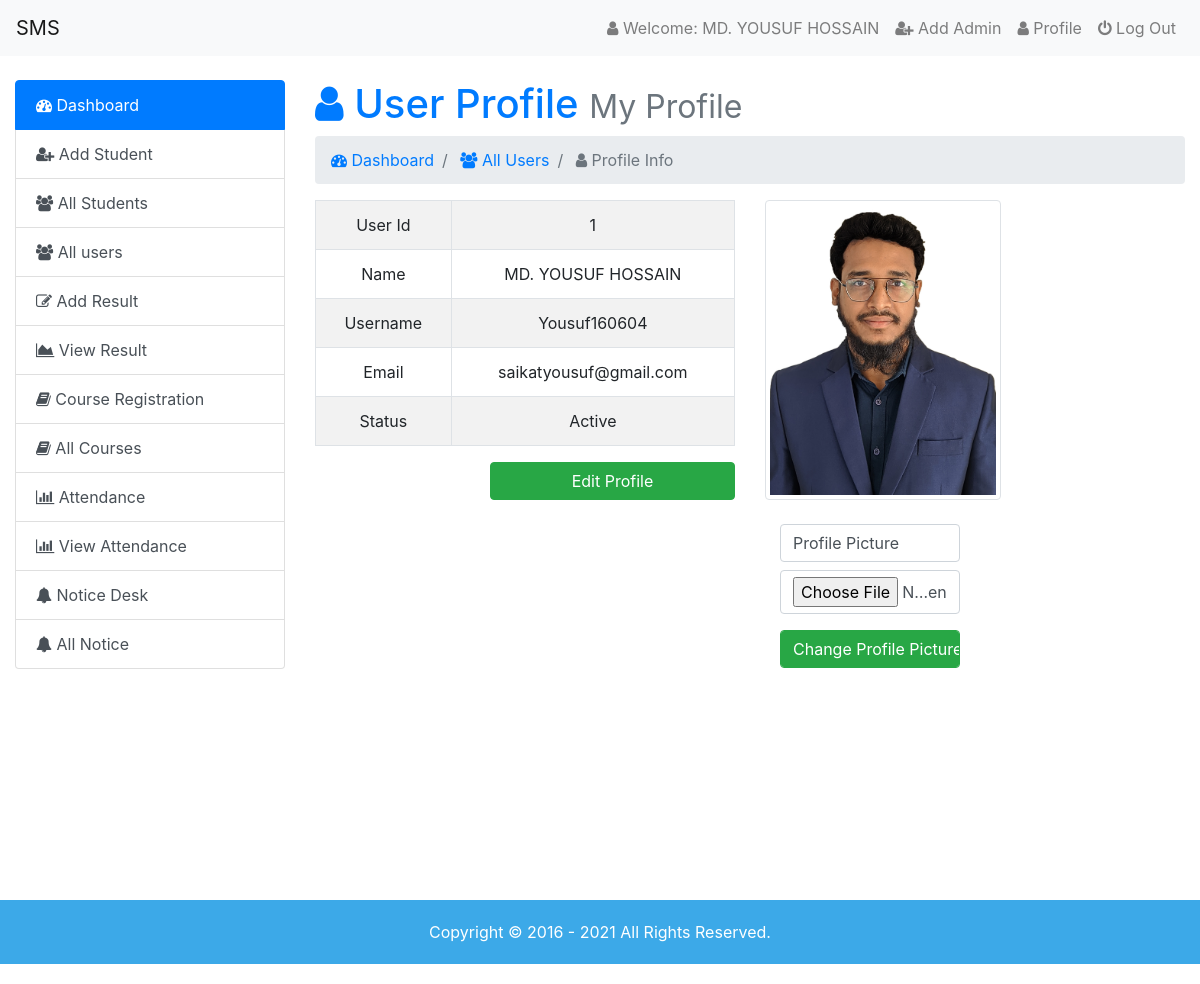
Page /admin/index.php?page=userprofile (signed in) on the committed database.
### tables this page shows
CREATE TABLE `user` (
  `id` int(5) NOT NULL,
  `name` varchar(100) NOT NULL,
  `email` varchar(50) NOT NULL,
  `username` varchar(50) NOT NULL,
  `password` varchar(100) NOT NULL,
  `photo` varchar(50) NOT NULL,
  `status` varchar(10) NOT NULL
);

### admin/userprofile.php (the view, shortened to what this page needs)
<h1 class="text-primary"> <i class="fa fa-user"></i> User Profile <small class="text-muted"> My Profile</small></h1>
<nav aria-label="breadcrumb">
	<ol class="breadcrumb">
    <li class="breadcrumb-item active" aria-current="page"> <a href="index.php?page=dashboard"><i class="fa fa-dashboard"></i> Dashboard</a> </li>
    <li class="breadcrumb-item active" aria-current="page"> <a href="index.php?page=alluser"><i class="fa fa-users"></i> All Users</a> </li>
		<li class="breadcrumb-item active" aria-current="page"> <i class="fa fa-user"></i> Profile Info</li>
	</ol>
</nav>
<?php
require_once 'dbcon.php';
$session_user=$_SESSION['user_login'];
$user_data=mysqli_query($link,"SELECT * FROM `user` WHERE `username`='$session_user';");
$db_data=mysqli_fetch_assoc($user_data);
 ?>
<div class="row">
  <div class="col-sm-6">
    <table class="table table-bordered table-hover table-striped text-center">
      <tr>
        <td>User Id</td>
        <td><?php echo $db_data['id']; ?></td>
      </tr>
      <tr>
        <td>Name</td>
        <td><?php echo ucwords($db_data['name']); ?></td>
      </tr>
      <tr>
        <td>Username</td>
        <td><?php echo $db_data['username']; ?></td>
      </tr>
      <tr>
        <td>Email</td>
        <td><?php echo $db_data['email']; ?></td>
      </tr>
      <tr>
        <td>Status</td>
        <td><?php echo ucwords($db_data['status']); ?></td>
      </tr>
    </table>
    <a href="index.php?page=updateuser&id=<?php echo base64_encode($db_data['id']); ?>" class="btn btn-success col-sm-7 float-right">Edit Profile</a>
  </div>
  <div class="col-sm-6">
    <a href="#" class="">
      <img src="images/<?php echo $db_data['photo']; ?>" alt="" style="max-height: 300px;" class="img-thumbnail">
    </a>
    <br><br>
    <form class="form-group col-sm-6" action="" method="post" enctype="multipart/form-data">
      <label for="photo" class="form-control">Profile Picture</label>
      <input type="file" name="photo" required="" id="photo" class="form-control">
      <input type="submit" name="submitphoto" value="Change Profile Picture" class="form-control btn btn-success col-sm-12 mt-3">
    </form>
  </div>
</div>

### admin/index.php (shortened to what this page needs)
<?php
require_once'dbcon.php';
	$admin=$_SESSION['user_login'];
	$query=mysqli_query($link,"SELECT * FROM `user` WHERE `username`='$admin';");
	$result=mysqli_fetch_assoc($query);
 ?>
<!DOCTYPE html>
<html>
<head>
	<link rel="stylesheet" href="../css/bootstrap.min.css">
	<link rel="stylesheet" type="text/css" href="../css/style.css">
	<link rel="stylesheet" href="../css/font-awesome.min.css">
	<link rel="stylesheet" href="../css/dataTables.bootstrap4.min.css">
</head>
	<body>
		<nav class="navbar navbar-expand-lg navbar-light bg-light">
		  <a class="navbar-brand" href="index.php?page=dashboard">SMS</a>
		  <div class="collapse navbar-collapse" id="navbarSupportedContent">
		    <ul class="navbar-nav ml-auto">
		      <li class="nav-item">
		        <a class="nav-link" href="index.php?page=dashboard"><i class="fa fa-user"></i> Welcome: <?php echo $result['name']; ?></a>
		      </li>
					<li class="nav-item">
		        <a class="nav-link" href="register.php"><i class="fa fa-user-plus"></i> Add Admin</a>
		      </li>
					<li class="nav-item">
		        <a class="nav-link" href="index.php?page=userprofile"><i class="fa fa-user"></i> Profile</a>
		      </li>
					<li class="nav-item">
		        <a class="nav-link" href="logout.php"><i class="fa fa-power-off"></i> Log Out</a>
		      </li>
		    </ul>
		  </div>
		</nav>
		<div class="container-fluid mt-4">
			<div class="row">
				<div class="col-sm-3">
					<div class="list-group">
					  <a href="index.php?page=dashboard" class="list-group-item list-group-item-action active">
							<i class="fa fa-dashboard"></i>
						     Dashboard
					  </a>
					  <a href="index.php?page=addstudent" class="list-group-item list-group-item-action"><i class="fa fa-user-plus"></i> Add Student</a>
					  <a href="index.php?page=allstudent" class="list-group-item list-group-item-action"><i class="fa fa-users"></i> All Students</a>
					  <a href="index.php?page=alluser" class="list-group-item list-group-item-action "><i class="fa fa-users"></i> All users</a>
						<a href="index.php?page=addresult" class="list-group-item list-group-item-action "><i class="fa fa-edit"></i> Add Result</a>
						<a href="index.php?page=viewresult" class="list-group-item list-group-item-action "><i class="fa fa-area-chart"></i> View Result</a>
						<a href="index.php?page=courseregistration" class="list-group-item list-group-item-action "><i class="fa fa-book"></i> Course Registration</a>
						<a href="index.php?page=allcourse" class="list-group-item list-group-item-action "><i class="fa fa-book"></i> All Courses</a>
						<a href="index.php?page=attendance" class="list-group-item list-group-item-action "><i class="fa fa-bar-chart"></i> Attendance</a>
						<a href="index.php?page=attendancebydate" class="list-group-item list-group-item-action "><i class="fa fa-bar-chart"></i> View Attendance</a>
						<a href="index.php?page=notice" class="list-group-item list-group-item-action "><i class="fa fa-bell"></i> Notice Desk</a>
						<a href="index.php?page=viewnotice" class="list-group-item list-group-item-action "><i class="fa fa-bell"></i> All Notice</a>
					</div>
				</div>
				<div class="col-sm-9">
					<div class="content">
						<?php
						if (isset($_GET['page'])) {
							$page=$_GET['page'].'.php';
						}else{
							$page="dashboard.php";
						}
						if (file_exists($page)) {
							require_once $page;
						}else {
							require_once '404.php';
						}
						 ?>
					</div>
				</div>
			</div>
		</div>
		<footer class="footer-area">
			<p>Copyright &copy; 2016 - <?= date('Y') ?> All Rights Reserved.</p>
		</footer>
	</body>
</html>

### css/style.css (style rules this page uses)
.footer-area { background: #3CA9E8; text-align: center; color: white; }
.footer-area p { margin: 20px auto; padding: 20px 0; }
.content { min-height: 800px; }

### rows in the picture
user: name "MD. YOUSUF HOSSAIN", id "1", username "Yousuf160604", email "saikatyousuf@gmail.com", status "Active", photo (picture)
